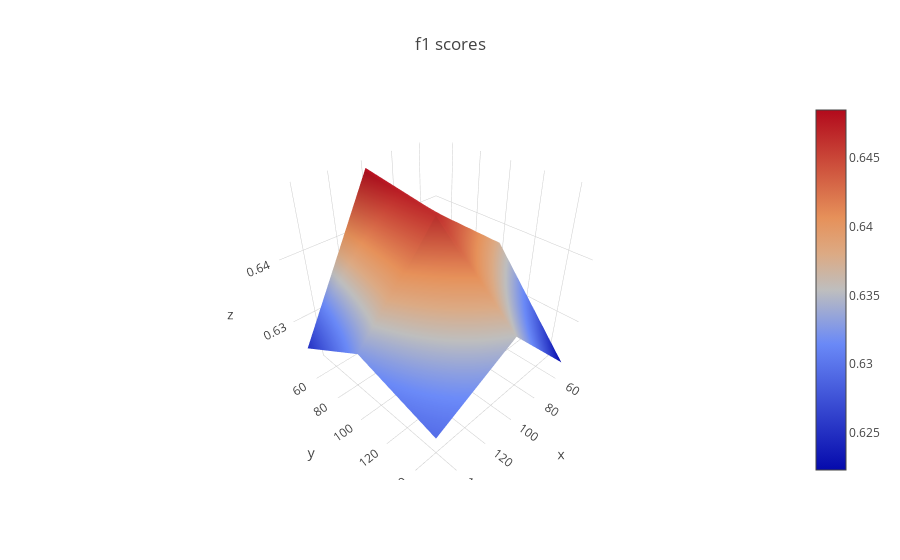

The cell this chart's notebook holds for it:
### Code cell
plot_surface(to_plot_f, min_sample_params, min_cluster_sizes, 'f1 scores')

### Figure 1 — Plotly figure (JSON) as saved in the notebook; plotly's stock layout.template omitted (floating-point values rounded to 4 significant figures)
{"data": [{"type": "surface", "x": [50, 100, 150], "y": [50, 100, 150], "z": [[0.6306, 0.6485, 0.6251], [0.6372, 0.6466, 0.6326], [0.6223, 0.6354, 0.6291]]}], "layout": {"title": "f1 scores"}}
